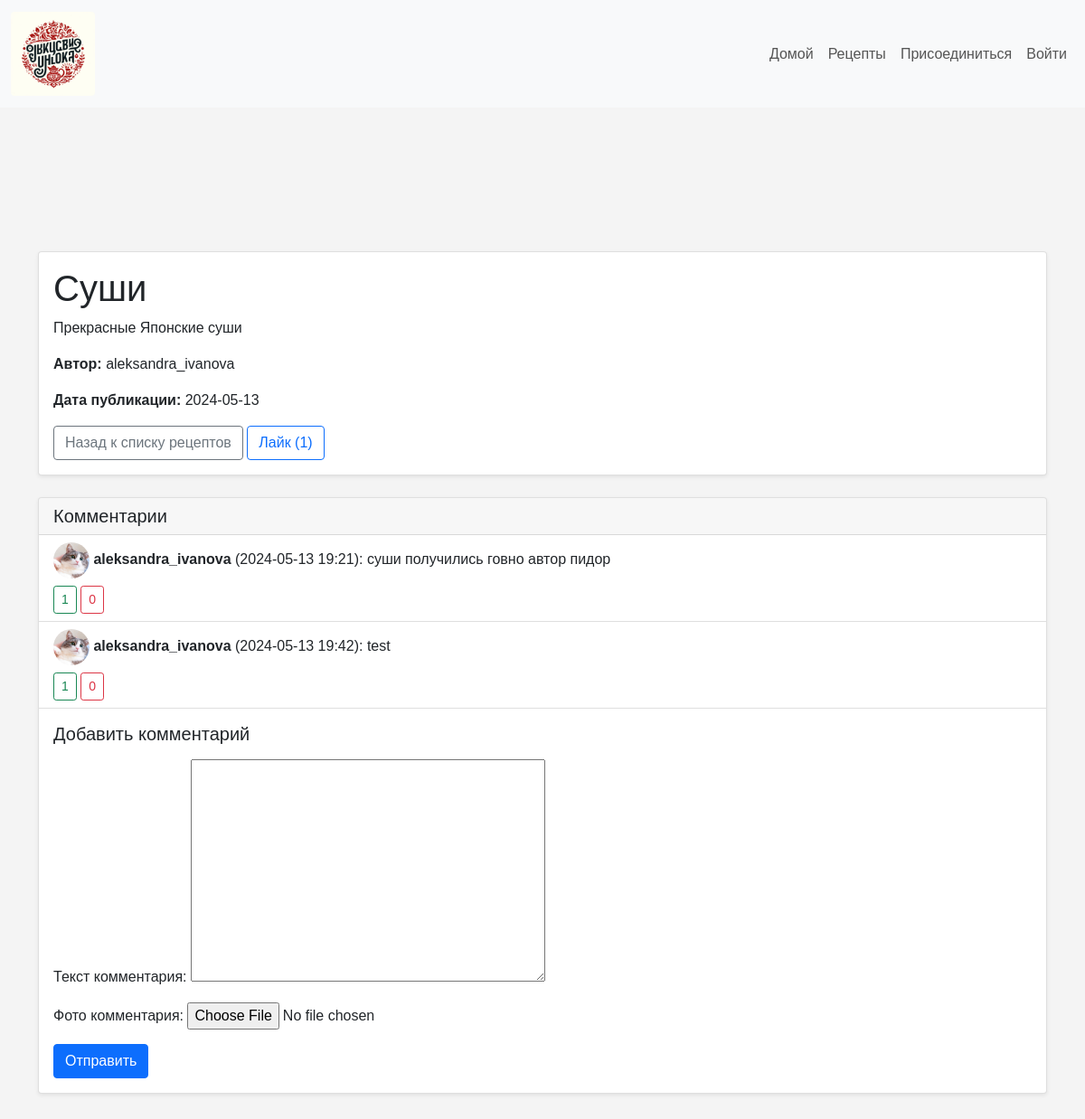
Page /recipe/1/ on the committed database.
### recipes/models.py (models this page shows, shortened)
class Recipe(models.Model):
    title = models.CharField(max_length=255, verbose_name='Название')
    description = models.TextField(verbose_name='Описание')
    created_at = models.DateTimeField(auto_now_add=True, verbose_name='Дата создания')
    updated_at = models.DateTimeField(auto_now=True, verbose_name='Дата обновления')
    author = models.ForeignKey(User, on_delete=models.CASCADE, verbose_name='Автор')
    photo = models.ImageField(upload_to='recipes_photos/', blank=True, null=True, verbose_name='Фото')
    cuisine = models.CharField(max_length=100, null=True, blank=True, choices=(
        ('Итальянская', 'Итальянская'),
        ('Французская', 'Французская'),
        ('Грузинская', 'Грузинская'),
        ('Русская', 'Русская'),
        ('Китайская', 'Китайская'),
        ('Другое', 'Другое'),
    ), verbose_name='Кухня')
    ingredients = models.ManyToManyField(Ingredient, related_name='recipes', blank=True, verbose_name='Ингредиенты')
    likes = models.ManyToManyField(User, related_name='recipe_likes', verbose_name='Лайки')
    total_rating = models.IntegerField(default=0, verbose_name='Суммарный рейтинг')
    number_of_ratings = models.IntegerField(default=0, verbose_name='Количество оценок')
    def total_likes(self):
        return self.likes.count()

class Comment(models.Model):
    recipe = models.ForeignKey(Recipe, on_delete=models.CASCADE, related_name='comments', verbose_name='Рецепт')
    author = models.ForeignKey(User, on_delete=models.CASCADE, verbose_name='Автор')
    text = models.TextField(verbose_name='Текст комментария')
    photo = models.ImageField(upload_to='comments_photos/', blank=True, null=True, verbose_name='Фото комментария')
    created_at = models.DateTimeField(auto_now_add=True, verbose_name='Дата создания')
    likes = models.ManyToManyField(User, related_name='comment_likes', blank=True, verbose_name='Лайки')
    dislikes = models.ManyToManyField(User, related_name='comment_dislikes', blank=True, verbose_name='Дизлайки')
    def total_likes(self):
        return self.likes.count()
    def total_dislikes(self):
        return self.dislikes.count()

class UserProfile(models.Model):
    user = models.OneToOneField(User, on_delete=models.CASCADE, related_name='profile')
    photo = models.ImageField(upload_to='user_photos/', null=True, blank=True)

### recipes/views.py (the view, shortened to what this page needs)
# urls.py: path('recipe/<int:id>/', views.recipe_detail, name='recipe_detail'),
def recipe_detail(request, id):
    recipe = get_object_or_404(Recipe, id=id)
    comments = recipe.comments.all()
    comment_form = CommentForm(request.POST or None)
    rating_form = RatingForm(request.POST or None)
    return render(request, 'recipes/recipe_detail.html', {
        'recipe': recipe,
        'comments': comments,
        'comment_form': comment_form,
        'rating_form': rating_form
    })

### recipes/forms.py
class CommentForm(forms.ModelForm):
    class Meta:
        model = Comment
        fields = ['text', 'photo']  # Добавлено поле для фото

class RatingForm(forms.Form):
    rating = forms.ChoiceField(choices=[(i, str(i)) for i in range(1, 6)], label="Оценка")

### recipes/templates/recipes/recipe_detail.html (shortened to what this page needs)
{% extends 'base.html' %}
{% load static %}
{% block content %}
<div class="container my-5">
    <div class="card mb-4 shadow-sm">
        <div class="card-body">
            <h1 class="card-title">{{ recipe.title }}</h1>
            <p class="card-text">{{ recipe.description }}</p>
            <p><strong>Автор:</strong> {{ recipe.author.username }}</p>
            <p><strong>Дата публикации:</strong> {{ recipe.created_at|date:"Y-m-d" }}</p>
            <a href="{% url 'recipe_list' %}" class="btn btn-outline-secondary">Назад к списку рецептов</a>
            <form action="{% url 'like_recipe' recipe.id %}" method="post" class="d-inline">
                <button type="submit" class="btn btn-outline-primary">
                     Лайк ({{ recipe.total_likes }})
                </button>
            </form>
        </div>
    </div>
    <div class="card mb-4 shadow-sm">
        <div class="card-header">
            <h2 class="h5 m-0">Комментарии</h2>
        </div>
        <ul class="list-group list-group-flush">
            {% for comment in comments %}
            <li class="list-group-item">
                {% if comment.author.profile.photo %}
                <img src="{{ comment.author.profile.photo.url }}" class="rounded-circle" alt="{{ comment.author.username }}" style="width: 40px; height: 40px; object-fit: cover;">
                {% endif %}
                <strong>{{ comment.author.username }}</strong> ({{ comment.created_at|date:"Y-m-d H:i" }}): {{ comment.text }}
                <div class="mt-2">
                    <a href="{% url 'like_comment' comment.id %}" class="btn btn-sm btn-outline-success">
                         {{ comment.total_likes }}
                    </a>
                    <a href="{% url 'dislike_comment' comment.id %}" class="btn btn-sm btn-outline-danger">
                         {{ comment.total_dislikes }}
                    </a>
                </div>
            </li>
            {% endfor %}
        </ul>
        <div class="card-body">
            <h3 class="h5 mb-3">Добавить комментарий</h3>
            <form method="post" enctype="multipart/form-data">
                {{ comment_form.as_p }}
                <button type="submit" class="btn btn-primary">Отправить</button>
            </form>
        </div>
    </div>
</div>
{% endblock %}

### static/css/custom.css (style rules this page uses)
body, html { height: 100%; margin: 0; font-family: 'Arial', sans-serif; background-color: #f4f4f4; padding-top: 80px; }

### rows in the picture
Recipe: title "Суши", description "Прекрасные Японские суши", author.username "aleksandra_ivanova", created_at "2024-05-13", total_likes "1"
Comment: author.profile.photo (picture), author.username "aleksandra_ivanova", created_at "2024-05-13 19:21", text "суши получились говно автор пидор", total_likes "1", total_dislikes "0"
Comment: author.profile.photo (picture), author.username "aleksandra_ivanova", created_at "2024-05-13 19:42", text "test", total_likes "1", total_dislikes "0"
